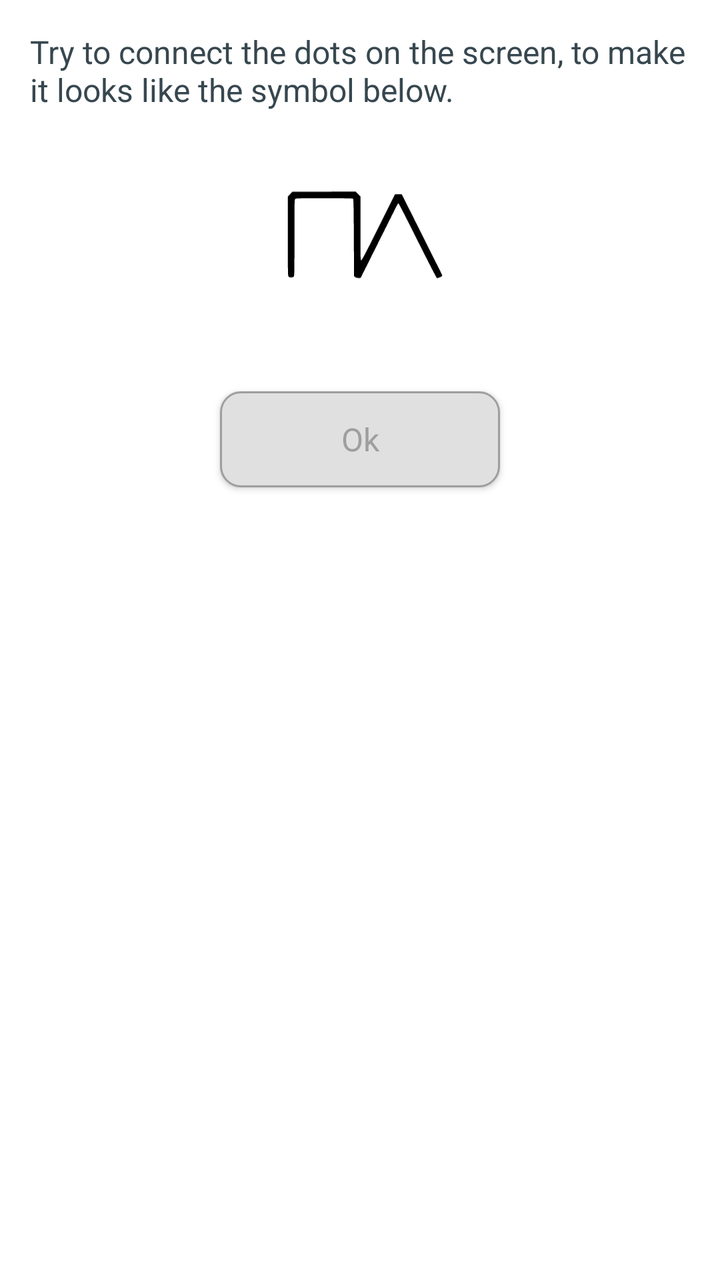
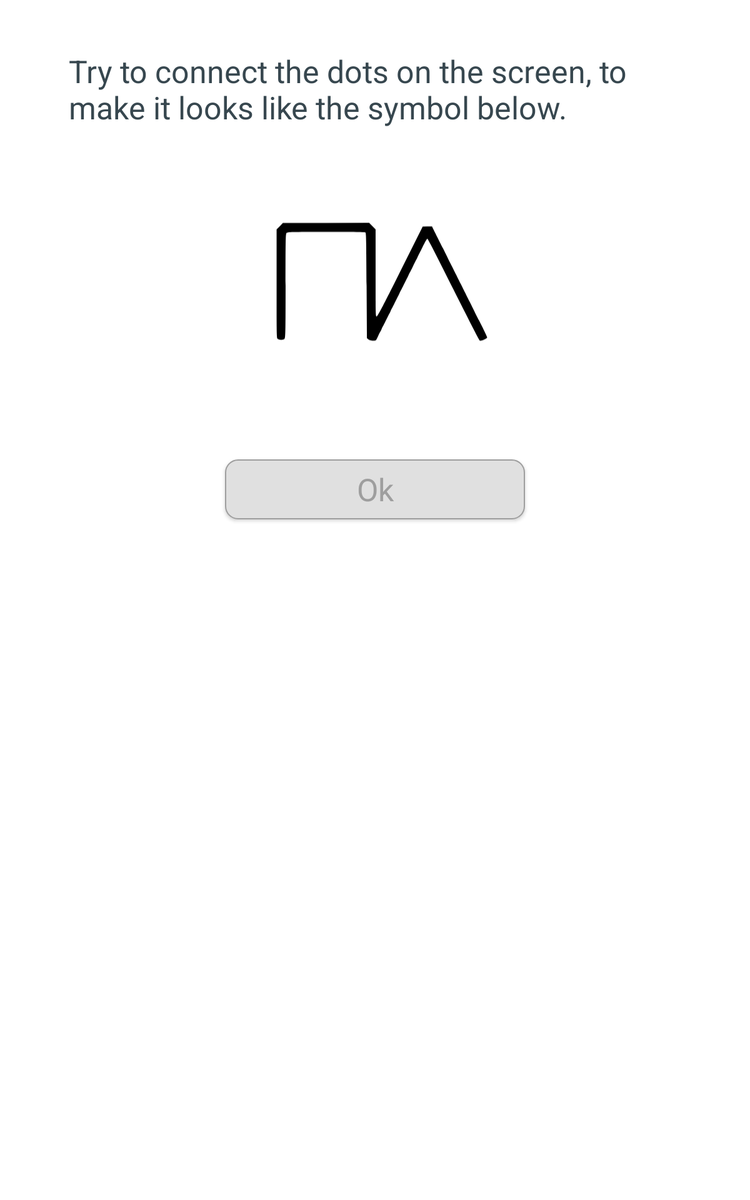

First picture: res/layout/ on a phone held upright. Second picture: the repository's own variant of that layout, on a device whose configuration matches the variant's folder. Source for both follows.
<!-- AndroidManifest.xml: application theme AppTheme -->
<!-- res/layout/tutorial_c.xml -->
<?xml version="1.0" encoding="utf-8"?>
<RelativeLayout
    xmlns:android="http://schemas.android.com/apk/res/android"
    android:layout_width="match_parent"
    android:layout_height="match_parent"
    android:background="@color/background"
    android:padding="10dp">

    <TextView
        android:id="@+id/helpTitle"
        android:layout_width="400dp"
        android:layout_height="wrap_content"
        android:layout_centerHorizontal="true"
        android:fontFamily="sans-serif"
        android:text="@string/helpCTitle"
        android:textAllCaps="false"
        android:textColor="@color/colorAccent"
        android:textSize="16sp"
        android:typeface="serif"
        android:textAlignment="gravity"
        android:padding="5dp"/>

    <ImageView
        android:id="@+id/tutorial"
        android:layout_width="120dp"
        android:layout_height="120dp"
        android:src="@drawable/ic_test_b"
        android:layout_centerHorizontal="true"
        android:layout_below="@id/helpTitle"
        android:padding="5dp" />

    <Button
        android:id="@+id/buttonOk"
        android:text="Ok"
        android:layout_width="140dp"
        android:layout_height="wrap_content"
        android:layout_centerHorizontal="true"
        android:layout_marginBottom="10dp"
        android:layout_marginTop="15dp"
        android:layout_marginEnd="15dp"
        android:textColor="@color/colorPrimaryDark"
        android:background="@drawable/mybutton"
        android:layout_below="@id/tutorial"
        android:fontFamily="sans-serif"
        android:typeface="monospace"
        android:textAllCaps="false"
        android:textSize="16sp"/>

</RelativeLayout>
<!-- resources referenced by this layout -->
<resources>
  <color name="background">#FFFFFF</color>
  <color name="colorAccent">#37474F</color>
  <color name="colorPrimaryDark">#9E9E9E</color>
  <!-- drawable ic_test_b (drawable) -->
  <vector xmlns:android="http://schemas.android.com/apk/res/android"
      android:width="500dp"
      android:height="372dp"
      android:viewportWidth="500"
      android:viewportHeight="372">
    <path
        android:pathData="M91.3,78.6l-5.3,5.4 0,90.3c0,86.3 0.1,90.5 1.8,92 2.6,2.3 9.4,2.2 11.5,-0.1 1.6,-1.7 1.7,-9.3 1.7,-88.4 0,-82.5 0.1,-86.6 1.8,-88.1 1.7,-1.5 7.7,-1.7 65.8,-1.7 38.5,-0 64.5,0.4 65.4,1 1.3,0.8 1.6,12.1 2,88.6l0.5,87.7 2.6,1.9c3.3,2.5 11.7,3 13,0.8 0.4,-0.8 2,-4 3.4,-7 1.4,-3 3,-6.2 3.6,-7 0.5,-0.8 1.3,-2.6 1.9,-4 0.5,-1.4 1.4,-3.2 1.9,-4 0.6,-0.8 3.1,-5.8 5.6,-11 2.6,-5.2 5.1,-10.2 5.6,-11 0.5,-0.8 1.3,-2.6 1.9,-4 0.5,-1.4 1.4,-3.2 1.9,-4 0.6,-0.8 3.1,-5.8 5.6,-11 2.6,-5.2 5.1,-10.2 5.6,-11 0.5,-0.8 1.3,-2.6 1.9,-4 0.5,-1.4 1.4,-3.2 1.9,-4 0.6,-0.8 3.1,-5.8 5.6,-11 2.6,-5.2 5.1,-10.2 5.6,-11 0.5,-0.8 1.3,-2.6 1.9,-4 0.5,-1.4 1.4,-3.2 1.9,-4 0.6,-0.8 3.1,-5.8 5.6,-11 2.6,-5.2 5.1,-10.2 5.6,-11 0.5,-0.8 1.3,-2.6 1.9,-4 0.5,-1.4 1.4,-3.2 1.9,-4 0.6,-0.8 3.1,-5.8 5.6,-11 5.9,-12 7.8,-15.2 9,-15.4 0.6,-0 20,37.9 43.2,84.4 23.3,46.4 43,84.8 43.9,85.3 1.9,1.1 12.4,-3.6 12.4,-5.5 0,-0.9 -11.3,-24 -14,-28.8 -0.5,-0.8 -3.9,-7.6 -7.5,-15 -3.7,-7.4 -7,-14.2 -7.5,-15 -0.5,-0.8 -3.9,-7.6 -7.5,-15 -3.7,-7.4 -7,-14.2 -7.5,-15 -0.5,-0.8 -3.9,-7.6 -7.5,-15 -3.7,-7.4 -7,-14.2 -7.5,-15 -0.5,-0.8 -3.9,-7.6 -7.5,-15 -3.7,-7.4 -7,-14.2 -7.5,-15 -0.5,-0.8 -4,-7.7 -7.7,-15.2 -3.7,-7.6 -7.6,-15.4 -8.6,-17.3l-1.7,-3.5 -7.8,-0 -7.7,0.1 -37.4,74.9c-29.4,59.1 -37.8,75 -39.2,75 -1.8,-0 -1.9,-2.5 -1.9,-72.6l0,-72.6 -5.4,-5.4 -5.4,-5.4 -71.8,0.1 -71.9,-0 -5.2,5.5z"
        android:fillColor="#000000"
        android:strokeColor="#00000000"/>
  </vector>
  <!-- drawable mybutton (drawable) -->
  <?xml version="1.0" encoding="utf-8"?>
  <selector xmlns:android="http://schemas.android.com/apk/res/android" >
      <item android:state_pressed="true" >
          <shape android:shape="rectangle"  >
              <corners android:radius="3dip" />
              <stroke android:width="1dip" android:color="@color/colorPrimaryDark" />
              <gradient android:angle="-90" android:startColor="@color/colorPrimary" android:endColor="@color/colorPrimaryDark"  />
          </shape>
      </item>
      <item android:state_focused="true">
          <shape android:shape="rectangle"  >
              <corners android:radius="3dip" />
              <stroke android:width="1dip" android:color="@color/colorAccent" />
              <solid android:color="@color/colorAccent"/>
          </shape>
      </item>
      <item >
          <shape android:shape="rectangle"  >
              <corners android:radius="10dip" />
              <stroke android:width="1dip" android:color="@color/colorPrimaryDark" />
              <gradient android:angle="-90" android:startColor="@color/colorPrimary" android:endColor="@color/colorPrimary" />
          </shape>
      </item>
  </selector>
  <string name="helpCTitle">"Try to connect the dots on the screen, to make it looks like the symbol below."</string>
  <style name="AppTheme" parent="Theme.AppCompat.DayNight.NoActionBar">
          
          <item name="colorPrimary">@color/background</item>
          <item name="colorPrimaryDark">@color/text</item>
          <item name="colorAccent">@color/text</item>
          <item name="android:windowContentOverlay">@null</item>
      </style>
  <color name="colorPrimary">#E0E0E0</color>
  <color name="text">#01579B</color>
</resources>
<!-- res/layout-sw600dp/tutorial_c.xml (the repository's variant of the layout above) -->
<!-- drawn on a 7-inch tablet held upright -->
<?xml version="1.0" encoding="utf-8"?>
<RelativeLayout
    xmlns:android="http://schemas.android.com/apk/res/android"
    android:layout_width="match_parent"
    android:layout_height="match_parent"
    android:background="@color/background"
    android:padding="35dp">

            <TextView
                android:id="@+id/helpTitle"
                android:layout_width="500dp"
                android:layout_height="wrap_content"
                android:layout_centerHorizontal="true"
                android:fontFamily="sans-serif"
                android:text="@string/helpCTitle"
                android:textAllCaps="false"
                android:textColor="@color/colorAccent"
                android:textSize="25sp"
                android:typeface="serif"
                android:textAlignment="gravity"
                android:padding="5dp"/>

            <ImageView
                android:id="@+id/tutorial"
                android:layout_width="250dp"
                android:layout_height="250dp"
                android:src="@drawable/ic_test_b"
                android:layout_centerHorizontal="true"
                android:layout_centerVertical="true"
                android:layout_below="@id/helpTitle"
                android:padding="5dp" />

            <Button
                android:id="@+id/buttonOk"
                android:text="Ok"
                android:layout_width="240dp"
                android:layout_height="wrap_content"
                android:layout_centerHorizontal="true"
                android:layout_marginBottom="10dp"
                android:layout_marginTop="10dp"
                android:layout_marginEnd="15dp"
                android:textColor="@color/colorPrimaryDark"
                android:background="@drawable/mybutton"
                android:layout_below="@id/tutorial"
                android:fontFamily="sans-serif"
                android:typeface="monospace"
                android:textAllCaps="false"
                android:textSize="25sp"/>

</RelativeLayout>
